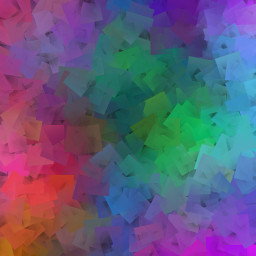
//> input picture PDI/blend1.jpg, 256 x 256 px
$ ./canny ../blend1.jpg   (built with g++ and OpenCV 4)
//> lines starting //> are read from the running program, lines starting //| are printed output that depends on the picture
#include <iostream>
#include "opencv2/opencv.hpp"
#include <fstream>
#include <iomanip>
#include <vector>
#include <algorithm>
#include <numeric>
#include <ctime>
#include <cstdlib>

using namespace std;
using namespace cv;

#define STEP 3
#define JITTER 2
#define RAIO 3

int top_slider = 57;
int top_slider_max = 200;

char TrackbarName[50];

Mat image, border;

void on_trackbar_canny(int, void*){
  Canny(image, border, top_slider, 3*top_slider);
  imshow("canny", border);
  vector<int> yrange;
  vector<int> xrange;

  Mat frame, points;

  int width, height, gray;
  int x, y;

  srand(time(0));

  width=image.size().width;
  height=image.size().height;


  points = Mat(height, width, CV_8U, Scalar(255));

  xrange.resize(height/STEP);
  yrange.resize(width/STEP);

  iota(xrange.begin(), xrange.end(), 0);
  iota(yrange.begin(), yrange.end(), 0);

  for(uint i=0; i<xrange.size(); i++){
    xrange[i]= xrange[i]*STEP+STEP/2;
  }

  for(uint i=0; i<yrange.size(); i++){
    yrange[i]= yrange[i]*STEP+STEP/2;
  }

  random_shuffle(xrange.begin(), xrange.end());


  for(auto i : xrange){
    random_shuffle(yrange.begin(), yrange.end());
    for(auto j : yrange){
			//if(border.at<uchar>(i,j)!=0){
      x = i+rand()%(2*JITTER)-JITTER+1;
      y = j+rand()%(2*JITTER)-JITTER+1;
      gray = image.at<uchar>(x,y);
      circle(points,
             cv::Point(y,x),
             RAIO,
             CV_RGB(gray,gray,gray),
             -1,
             CV_AA);
    }
  }

  imwrite("pontos_bef.jpg", points);

	int NSTEP = 1;
	int NJITTER = 1;
	int NRAIO = 1;

  xrange.resize(height/NSTEP);
  yrange.resize(width/NSTEP);

  iota(xrange.begin(), xrange.end(), 0);
  iota(yrange.begin(), yrange.end(), 0);

  for(uint i=0; i<xrange.size(); i++){
    xrange[i]= xrange[i]*NSTEP+NSTEP/2;
  }

  for(uint i=0; i<yrange.size(); i++){
    yrange[i]= yrange[i]*NSTEP+NSTEP/2;
  }

  random_shuffle(xrange.begin(), xrange.end());


  for(auto i : xrange){
    random_shuffle(yrange.begin(), yrange.end());
    for(auto j : yrange){
			if(border.at<uchar>(i,j)!=0){
				x = i+rand()%(2*NJITTER)-NJITTER+1;
				y = j+rand()%(2*NJITTER)-NJITTER+1;
				gray = image.at<uchar>(x,y);
				circle(points,
							 cv::Point(y,x),
							 NRAIO,
							 CV_RGB(gray,gray,gray),
							 -1,
							 CV_AA);
			}
    }
  }
  imwrite("pontos.jpg", points);
}

int main(int argc, char**argv){
  int width, height;

  image= imread(argv[1],CV_LOAD_IMAGE_GRAYSCALE);
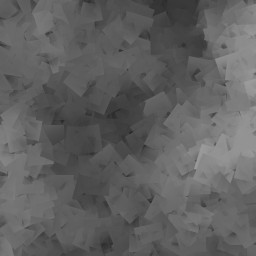
//> image: 256 rows x 256 cols, CV_8UC1; min 40, max 157, mean 96.3

  width=image.size().width;
//> width = 256
  height=image.size().height;
//> height = 256

  sprintf( TrackbarName, "Threshold inferior", top_slider_max );

  namedWindow("canny",1);
  createTrackbar( TrackbarName, "canny",
                &top_slider,
                top_slider_max,
                on_trackbar_canny );

  on_trackbar_canny(top_slider, 0 );
//> in on_trackbar_canny, `Canny(image, border, top_slider, 3*top_slider);`:
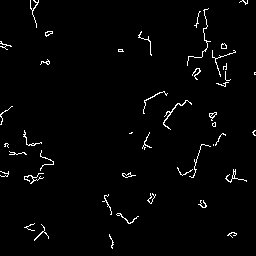
//> border: 256 rows x 256 cols, CV_8UC1; 2% white in thin lines or dots
//> in on_trackbar_canny, `yrange.resize(width/NSTEP);`: yrange = 256 values, max 253 at index 1, min 0 at index 85, mean 42.17
//> in on_trackbar_canny, `iota(yrange.begin(), yrange.end(), 0);`: yrange = 256 values from 0 to 255
//> after the loop in on_trackbar_canny, `for(auto i : xrange)`: points: 256 rows x 256 cols, CV_8UC1; min 42, max 218, mean 96.3

  waitKey();
  imwrite("cannyborders.png", border);
  return 0;
}
